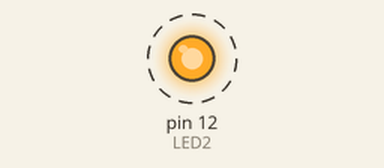
This sketch was run on a simulated Arduino Uno, built with avr-gcc and run on an emulated ATmega328P. On the bench: output pins drawn as LEDs (lit = HIGH). Dashed ring = blinking. Pins used as bus, display or sensor lines are not drawn; what the sketch prints to the serial monitor is not drawn.

Above: at 0.2 s.
Timing chart, 0 to 3.0 s (numbered marks = the images above):
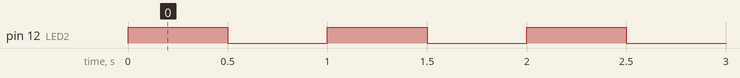

The sketch:

led.ino
```cpp
#define LED1 0
#define LED2 12


void setup() {
    Serial.begin(115200);
    Serial.println("Started");
    pinMode(LED1, OUTPUT);
    pinMode(LED2, OUTPUT);
}

void loop () {
    digitalWrite(LED1, 1);
    digitalWrite(LED2, 1);
    delay(500);
    digitalWrite(LED1, 0);
    digitalWrite(LED2, 0);
    delay(500);
}
```

Measured:
- by itself, pin 12 (LED2): alternates HIGH for 0.50 s and LOW for 0.50 s
